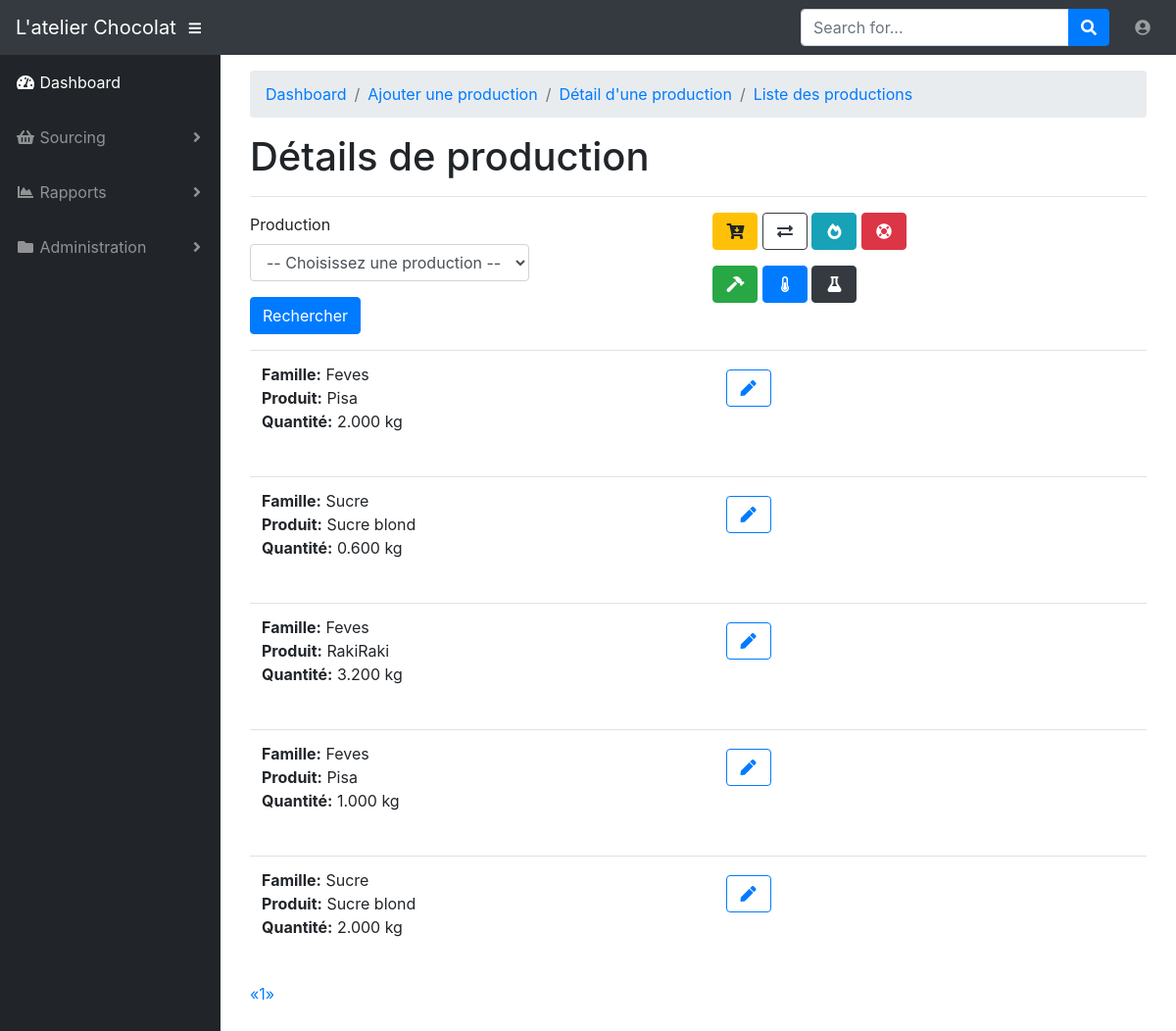
Screenshot of /select_production_item (signed in) with the database file from the repository.
### app/models.py (models this page shows, shortened)
class ProductionItem(db.Model):
    id = db.Column(db.Integer, primary_key=True)
    production_id = db.Column(db.Integer, db.ForeignKey('production.id'))
    product_family_id = db.Column(db.Integer, db.ForeignKey('product_family.id'))
    product_id = db.Column(db.Integer, db.ForeignKey('product.id'))
    quantity = db.Column(db.DECIMAL(6, 3))

class ProductFamily(db.Model):
    id = db.Column(db.Integer, primary_key=True)
    name = db.Column(db.String(64), index=True, unique=True)
    icon = db.Column(db.String(32))
    products = db.relationship('Product', backref='product_product', lazy='dynamic')
    production_items = db.relationship('ProductionItem', backref='product_family_production_item', lazy='dynamic')

class Product(db.Model):
    id = db.Column(db.Integer, primary_key=True)
    name = db.Column(db.String(4), index=True, unique=True)
    origin = db.Column(db.String(32), index=True)
    organic = db.Column(db.Boolean())
    fair_trade = db.Column(db.Boolean())
    crop = db.Column(db.Integer)
    comment = db.Column(db.Text())
    colour = db.Column(db.String(16))
    product_family_id = db.Column(db.Integer, db.ForeignKey('product_family.id'))
    production_items = db.relationship('ProductionItem', backref='product_production_item', lazy='dynamic')

### app/productions/routes.py (the view)
@bp.route('/select_production_item', methods=['GET', 'POST'])
@login_required
def select_production_item():
    production_item_search = ProductionItem.query.order_by(ProductionItem.production_id.asc(),
                                                           ProductionItem.product_family_id.asc())
    form = SelectProductionForm()
    if form.validate_on_submit():
        production = form.production_id.data
        production_item_search = production_item_search.filter(ProductionItem.production_id == production.id)
    page = request.args.get('page', 1, type=int)
    pagination = production_item_search.paginate(page, 10, False)
    production_items = pagination.items
    return render_template('productions/select_production_item.html', title='Afficher une production',
                           production_items=production_items, pagination=pagination, form=form)

### app/productions/forms.py
class SelectProductionForm(FlaskForm):
    production_id = QuerySelectField('Production', validators=[DataRequired()],
                                     query_factory=get_productions,
                                     allow_blank=True,
                                     get_label='id',
                                     blank_text=u'-- Choisissez une production --')
    submit = SubmitField('Rechercher')

### app/models.py (called while the page is built)
@login.user_loader
def load_user(id):
    return User.query.get(int(id))

### app/productions/forms.py (called while the page is built)
def get_productions():
    return Production.query.order_by(Production.id)

### app/productions/routes.py (called while the page is built)
@bp.before_request
def before_request():
    g.locale = str(get_locale())

### app/templates/productions/select_production_item.html (shortened to what this page needs)
{% extends "base.html" %}
{% import 'bootstrap/wtf.html' as wtf %}
{% import "_macros.html" as macros %}
{% block app_content %}
<div id="wrapper">
    <div id="content-wrapper">
        <div class="container-fluid">
            <ol class="breadcrumb">
                <li class="breadcrumb-item active"><a href="{{ url_for('main.index') }}">Dashboard</a></li>
                <li class="breadcrumb-item active"><a href="{{ url_for('productions.add_production') }}">Ajouter une production</a></li>
                <li class="breadcrumb-item active"><a href="{{ url_for('productions.select_production_item') }}">Détail d'une production</a></li>
                <li class="breadcrumb-item active"><a href="{{ url_for('productions.list_of_productions') }}">Liste des productions</a></li>
            </ol>
            <h1>Détails de production </h1>
            <hr>
            <table class="table table-hover">
                <tr>
                    <div class="row">
                        <div class="col-sm-4">
                            {{ wtf.quick_form(form, button_map={'submit' : 'primary'}) }}
                        </div>
                        <div class="col-sm-2"></div>
                        <div class="col-sm-4">
                            <a href="{{ url_for('productions.add_production_item') }}"><button type="submit" class="btn btn-warning"><i class="fas fa-fw fa-cart-arrow-down"></i></button></a>
                            <a href="{{ url_for('productions.select_production_item', id=id) }}"><button type="submit" class="btn btn-outline-dark"><i class="fas fa-fw fa-exchange-alt"></i></button></a>
                            <a href="{{ url_for('productions.select_production_item', id=id) }}"><button type="submit" class="btn btn-info"><i class="fas fa-fw fa-fire-alt"></i></button></a>
                            <a href="{{ url_for('productions.select_production_item', id=id) }}"><button type="submit" class="btn btn-danger"><i class="fas fa-fw fa-life-ring"></i></button></a>
                            <a href="{{ url_for('productions.select_production_item', id=id) }}"><button type="submit" class="btn btn-success"><i class="fas fa-fw fa-hammer"></i></button></a>
                            <a href="{{ url_for('productions.select_production_item', id=id) }}"><button type="submit" class="btn btn-primary"><i class="fas fa-fw fa-thermometer-half"></i></button></a>
                            <a href="{{ url_for('productions.select_production_item', id=id) }}"><button type="submit" class="btn btn-dark"><i class="fas fa-fw fa-flask"></i></button></a>
                        </div>
                    </div>
                </tr>
                <tr>
                    <div class="col-sm-6">
                        <div class="pagination">
                            {% for production_item in production_items %}
                                {% include 'productions/_production_item.html' %}
                            {% endfor %}
                        {{ macros.pagination_widget(pagination, 'productions.select_production_item', id=id) }}
                        </div>
                    </div>
                </tr>
            </table>
        </div>
    </div>
</div>
{% endblock %}

### app/templates/base.html (shortened to what this page needs)
{% extends 'bootstrap/base.html' %}
{% block head %}
  <link href="/static/vendor/fontawesome-free/css/all.min.css" rel="stylesheet" type="text/css">
  <link href="/static/vendor/datatables/dataTables.bootstrap4.css" rel="stylesheet">
  <link href="/static/css/sb-admin.css" rel="stylesheet">
{% endblock %}
{% block navbar %}
 <nav class="navbar navbar-expand navbar-dark bg-dark static-top">
    <a class="navbar-brand mr-1" href="{{ url_for('main.index') }}">L'atelier Chocolat</a>
    <button class="btn btn-link btn-sm text-white order-1 order-sm-0" id="sidebarToggle" href="#">
      <i class="fas fa-bars"></i>
    </button>
    <form class="d-none d-md-inline-block form-inline ml-auto mr-0 mr-md-3 my-2 my-md-0">
      <div class="input-group">
        <input type="text" class="form-control" placeholder="Search for..." aria-label="Search" aria-describedby="basic-addon2">
        <div class="input-group-append">
          <button class="btn btn-primary" type="button">
            <i class="fas fa-search"></i>
          </button>
        </div>
      </div>
    </form>
     <ul class="navbar-nav ml-auto ml-md-0">
         <li class="nav-item dropdown no-arrow">
        <a class="nav-link dropdown-toggle" href="#" id="userDropdown" role="button" data-toggle="dropdown" aria-haspopup="true" aria-expanded="false">
          <i class="fas fa-user-circle fa-fw"></i>
        </a>
      </li>
     </ul>
  </nav>
{% endblock %}
{% block content %}
  <div id="wrapper">
    <ul class="sidebar navbar-nav">
      <li class="nav-item active">
        <a class="nav-link" href="{{ url_for('main.index') }}">
          <i class="fas fa-fw fa-tachometer-alt"></i>
          <span>Dashboard</span>
        </a>
      </li>
      {% if current_user.is_anonymous %}
      {% else %}
      <li class="nav-item dropdown">
        <a class="nav-link dropdown-toggle" href="#" id="pagesDropdown" role="button" data-toggle="dropdown" aria-haspopup="true" aria-expanded="false">
          <i class="fas fa-fw fa-shopping-basket"></i>
          <span>Sourcing</span>
        </a>
      </li>
      <li class="nav-item dropdown">
        <a class="nav-link dropdown-toggle" href="#" id="pagesDropdown" role="button" data-toggle="dropdown" aria-haspopup="true" aria-expanded="false">
          <i class="fas fa-fw fa-chart-area"></i>
          <span>Rapports</span>
        </a>
      </li>
      <li class="nav-item dropdown">
        <a class="nav-link dropdown-toggle" href="#" id="pagesDropdown" role="button" data-toggle="dropdown" aria-haspopup="true" aria-expanded="false">
          <i class="fas fa-fw fa-folder"></i>
          <span>Administration</span>
        </a>
      </li>
      {% endif %}
    </ul>
    <div class="container">
        {% block app_content %}{% endblock %}
    </div>
  </div>
{% endblock %}
{% block scripts %}
    <link rel="stylesheet" type="text/css" href="{{ url_for('static', filename='css/bootstrap-datepicker3.min.css') }}" />
{% endblock %}

### app/templates/_macros.html
{% macro pagination_widget(pagination, endpoint) %}
<ul class="pagination">
    <li{% if not pagination.has_prev %} class="disabled"{% endif %}>
        <a href="{% if pagination.has_prev %}{{ url_for(endpoint, page=pagination.prev_num, **kwargs) }}{% else %}#{% endif %}">
            &laquo;
        </a>
    </li>
    {% for p in pagination.iter_pages() %}
        {% if p %}
            {% if p == pagination.page %}
            <li class="active">
                <a href="{{ url_for(endpoint, page = p, **kwargs) }}">{{ p }}</a>
            </li>
            {% else %}
            <li>
                <a href="{{ url_for(endpoint, page = p, **kwargs) }}">{{ p }}</a>
            </li>
            {% endif %}
        {% else %}
        <li class="disabled"><a href="#">&hellip;</a></li>
        {% endif %}
    {% endfor %}
    <li{% if not pagination.has_next %} class="disabled"{% endif %}>
        <a href="{% if pagination.has_next %}{{ url_for(endpoint, page=pagination.next_num, **kwargs) }}{% else %}#{% endif %}">
            &raquo;
        </a>
    </li>
</ul>
{% endmacro %}

### app/templates/productions/_production_item.html
<table class="table table-hover">
    <tr>
        <td>
            <div class="row">
                <div class="col-sm-6">
                    <p><b>Famille:</b> {{ production_item.product_family_production_item.name }}<br>
                    <b>Produit:</b> {{ production_item.product_production_item.name }}<br>
                    <b>Quantité:</b> {{ production_item.quantity }} kg</p>
                </div>
                <div class="col-sm-2">
                    <div class="btn btn-group">
                        <a href="{{ url_for('productions.edit_production_item', id=production_item.id) }}"><button class="btn btn-outline-primary"><i class="fas fa-fw fa-pen"></i></button></a>
                    </div>
                </div>
            </div>
        </td>
    </tr>
</table>

### rows the page displays
ProductionItem: product_family_production_item.name "Feves", product_production_item.name "Pisa", quantity "2.000"
ProductionItem: product_family_production_item.name "Sucre", product_production_item.name "Sucre blond", quantity "0.600"
ProductionItem: product_family_production_item.name "Feves", product_production_item.name "RakiRaki", quantity "3.200"
ProductionItem: product_family_production_item.name "Feves", product_production_item.name "Pisa", quantity "1.000"
ProductionItem: product_family_production_item.name "Sucre", product_production_item.name "Sucre blond", quantity "2.000"

### other values shown
{{ p }} "1"
